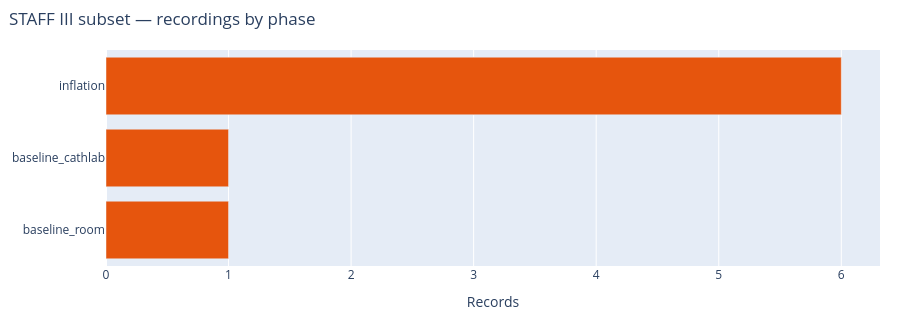
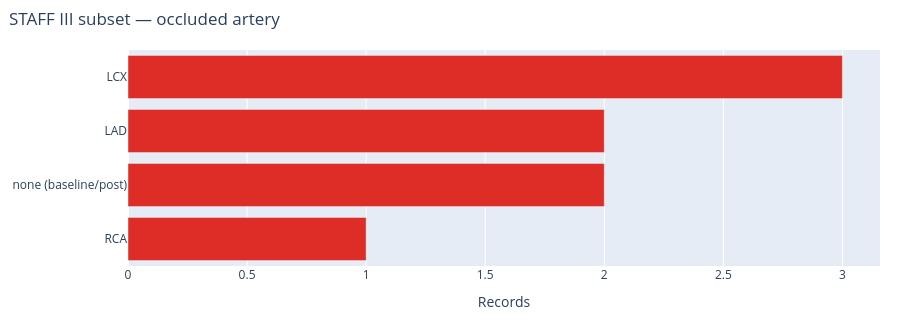

Write notebook code for charts like these, in order.
### Code cell
index = C.load_index(PROC_DIR)
_ = C.plot_category_counts(index["phase"].value_counts(), title="STAFF III subset — recordings by phase", color="#e6550d")
artery_counts = index["occluded_artery"].fillna("none (baseline/post)").value_counts()
_ = C.plot_category_counts(artery_counts, title="STAFF III subset — occluded artery", color="#de2d26")

### Figure 1 — Plotly figure (JSON) as saved in the notebook; plotly's stock layout.template omitted (floating-point values rounded to 4 significant figures)
{"data": [{"hovertemplate": "%{y}: %{x}<extra></extra>", "marker": {"color": "#e6550d"}, "orientation": "h", "type": "bar", "x": [1, 1, 6], "y": ["baseline_room", "baseline_cathlab", "inflation"]}], "layout": {"height": 320, "margin": {"b": 40, "l": 20, "r": 20, "t": 50}, "showlegend": false, "title": {"text": "STAFF III subset — recordings by phase", "x": 0.01, "xanchor": "left"}, "xaxis": {"title": {"text": "Records"}}, "yaxis": {"automargin": true}}}

### Figure 2 — Plotly figure (JSON) as saved in the notebook; plotly's stock layout.template omitted (floating-point values rounded to 4 significant figures)
{"data": [{"hovertemplate": "%{y}: %{x}<extra></extra>", "marker": {"color": "#de2d26"}, "orientation": "h", "type": "bar", "x": [1, 2, 2, 3], "y": ["RCA", "none (baseline/post)", "LAD", "LCX"]}], "layout": {"height": 320, "margin": {"b": 40, "l": 20, "r": 20, "t": 50}, "showlegend": false, "title": {"text": "STAFF III subset — occluded artery", "x": 0.01, "xanchor": "left"}, "xaxis": {"title": {"text": "Records"}}, "yaxis": {"automargin": true}}}
